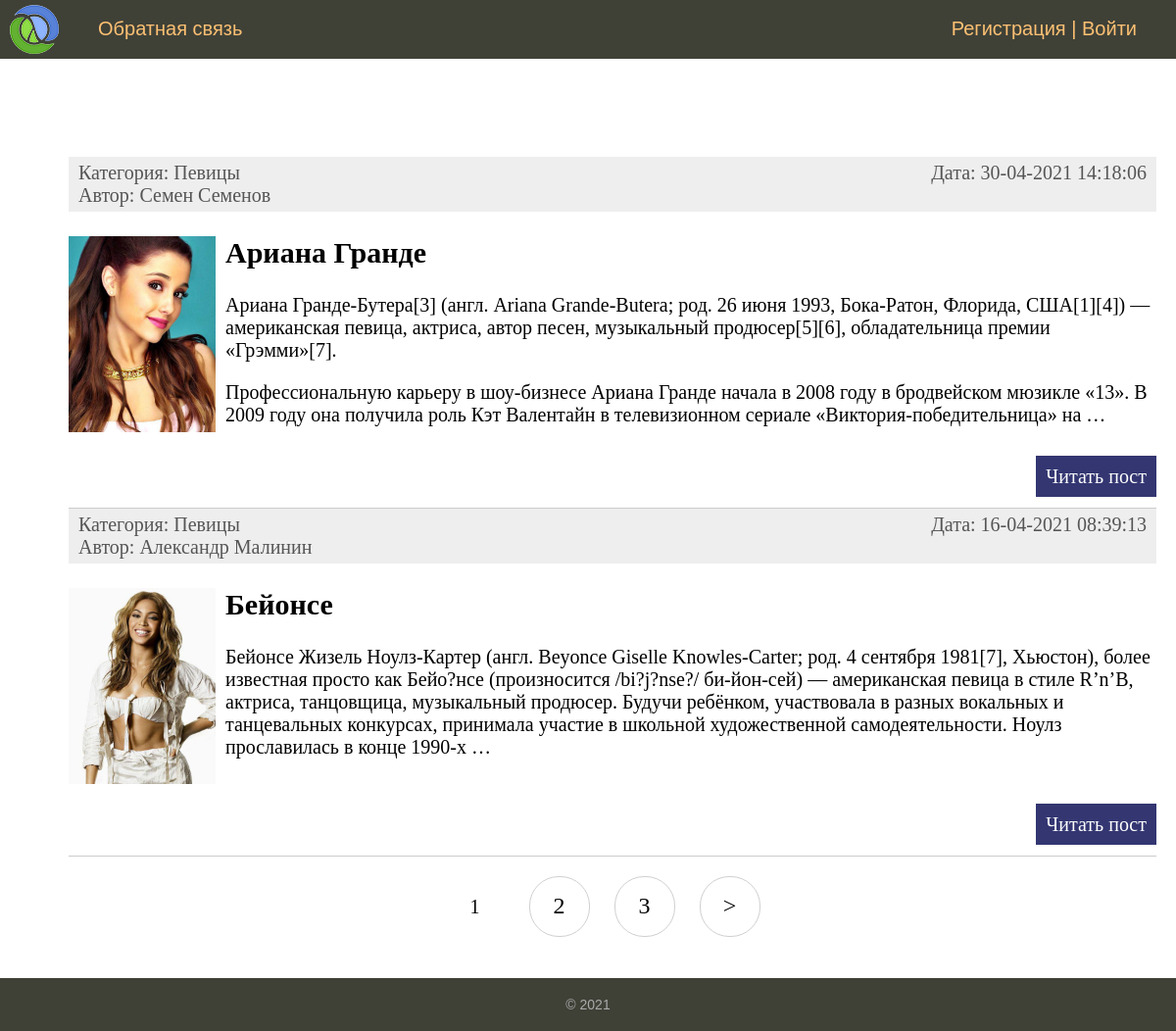
Screenshot of /category/pevicy/ with the database file from the repository.
### women/models.py (models this page shows, shortened)
class Women(models.Model):
    title = models.CharField(max_length=255, verbose_name='Заголовок')
    slug = models.SlugField(max_length=255, unique=True, db_index=True, verbose_name='URL')
    content = models.TextField(blank=True, verbose_name="Текст статьи")
    photo = models.ImageField(upload_to="photos/%Y/%m/%d/", verbose_name="Фото")
    time_create = models.DateTimeField(auto_now_add=True, verbose_name="Время создания")
    time_update = models.DateTimeField(auto_now=True, verbose_name="Время изменения")
    is_published = models.BooleanField(default=True, verbose_name="Публикация")
    cat = models.ForeignKey('Category', on_delete=models.PROTECT, verbose_name="Категории")
    favourites = models.ManyToManyField(User, related_name='favourite', blank=True)
    author = models.ForeignKey('Author', on_delete=models.CASCADE, verbose_name="Автор", null=True)
    def get_absolute_url(self):
        return reverse('post', kwargs={'post_slug': self.slug})
    class Meta:
        verbose_name = 'Известные женщины'
        verbose_name_plural = 'Известные женщины'
        ordering = ['id']

class Category(models.Model):
    name = models.CharField(max_length=100, db_index=True, verbose_name='Категория')
    slug = models.SlugField(max_length=255, unique=True, db_index=True, verbose_name='URL')
    class Meta:
        verbose_name = 'Категории'
        verbose_name_plural = 'Категории'
        ordering = ['id']
    def __str__(self):
        return self.name

class Author(models.Model):
    name = models.CharField(max_length=150, db_index=True, verbose_name="Автор", blank=True)
    slug = models.SlugField(max_length=255, unique=True, db_index=True, verbose_name='Auth Slug')
    class Meta:
        verbose_name = 'Автор'
        verbose_name_plural = 'Авторы'
        ordering = ['id']
    def __str__(self):
        return self.name

### women/views.py (the view)
# urls.py: path('category/<slug:cat_slug>/', WomenCategory.as_view(extra_context={'title': "Список по категориям"}), name='category'),
class WomenCategory(DataMixin, ListView):
    model = Women
    template_name = 'women/index.html'
    context_object_name = 'posts'
    allow_empty = False
    def get_context_data(self, *, object_list=None, **kwargs):
        context = super().get_context_data(**kwargs)
        c = Category.objects.get(slug=self.kwargs['cat_slug'])
        c_def = self.get_user_context(title='Категория - ' + str(c.name), at_selected=c.pk)
        return dict(list(context.items()) + list(c_def.items()))
    def get_queryset(self):
        return Women.objects.filter(cat__slug=self.kwargs['cat_slug'], is_published=True).select_related('cat')

### women/utils.py (called while the page is built)
    def get_user_context(self, **kwargs):
        context = kwargs
        cats = cache.get('cats')
        if not cats:
            cats = Category.objects.annotate(Count('women'))
            cache.set('cats', cats, 60)
        user_menu = menu.copy()
        if not self.request.user.is_authenticated:
            user_menu.pop(1)
        context['menu'] = user_menu
        context['cats'] = cats
        if 'cat_selected' not in context:
            context['cat_selected'] = 0
        return context

### women/templates/women/index.html (shortened to what this page needs)
{% extends 'women/base.html' %}
{% block content %}
    <ul class="list-articles">
        {% for p in posts %}
            <div class="article-panel">
                <p class="first">Категория: {{ p.cat }}</p>
                <p class="last">Дата: {{ p.time_update|date:"d-m-Y H:i:s" }}</p>
                <br>
                <p class="first">Автор: {{ p.author }}</p>
            </div>
            <li>
                {% if p.photo %}
                    <p><img class="img-article-left thumb" src="{{ p.photo.url }}"></p>
                {% endif %}
                <h2>{{ p.title }}</h2>
                {% autoescape on %}
                    {{ p.content|linebreaks|truncatewords:50 }}
                {% endautoescape %}
                <p class="link-read-post"><a href="{{ p.get_absolute_url }}">Читать пост</a></p>
            </li>
        {% endfor %}
    </ul>
{% endblock %}

### women/static/women/css/styles.css (style rules this page uses)
html, body { font-family: 'Arial'; margin: 0; padding: 0; height: 100%; width: 100%; color: #444; }
a { color: #0059b2; text-decoration: none; }
img { max-width: 600px; height: auto; }
img.img-article-left { max-width: 300px; height: auto; float: left; padding: 0 10px 10px 0; }
img.img-article-left.thumb { max-width: 150px; height: auto; }
p.link-read-post { text-align: right; }
p.link-read-post a { padding: 10px; min-width: 100px; background: #333671; color: #fff; text-decoration: none; }
div.article-panel { background: #eee; padding: 5px 10px 5px 10px; box-sizing: border-box; overflow: hidden; color: #555; }
div.article-panel p.first { margin: 0; float: left; }
div.article-panel p.last { margin: 0; float: right; }
ul.list-articles { list-style: none; margin: 0; padding: 0; }
ul.list-articles li { border-bottom: 1px solid #ccc; }

### rows the page displays
Women: cat "Певицы", time_update "30-04-2021 14:18:06", author "Семен Семенов", photo (picture), title "Ариана Гранде", content "Ариана Гранде-Бутера[3] (англ. Ariana Grande-Butera; род. 26 июня 1993, Бока-Ратон, Флорида, США[1][4]) — американская певица, актриса, автор песен, музыкальный продюсер[5][6], обладательница премии «Грэмми»[7]. Профессиональную карьеру в шоу-бизнесе Ариана Гранде начала в 2008 году в бродвейском мюзикле «13». В 2009 году она получила роль Кэт Валентайн в телевизионном сериале «Виктория-победительница» на …"
Women: cat "Певицы", time_update "16-04-2021 08:39:13", author "Александр Малинин", photo (picture), title "Бейонсе", content "Бейонсе Жизель Ноулз-Картер (англ. Beyonce Giselle Knowles-Carter; род. 4 сентября 1981[7], Хьюстон), более известная просто как Бейо?нсе (произносится /bi?j?nse?/ би-йон-сей) — американская певица в стиле R’n’B, актриса, танцовщица, музыкальный продюсер. Будучи ребёнком, участвовала в разных вокальных и танцевальных конкурсах, принимала участие в школьной художественной самодеятельности. Ноулз прославилась в конце 1990-х …"

### other values shown
{{ m.title }} "Обратная связь"
{{ p }} "1"
{{ p }} "2" "3"
